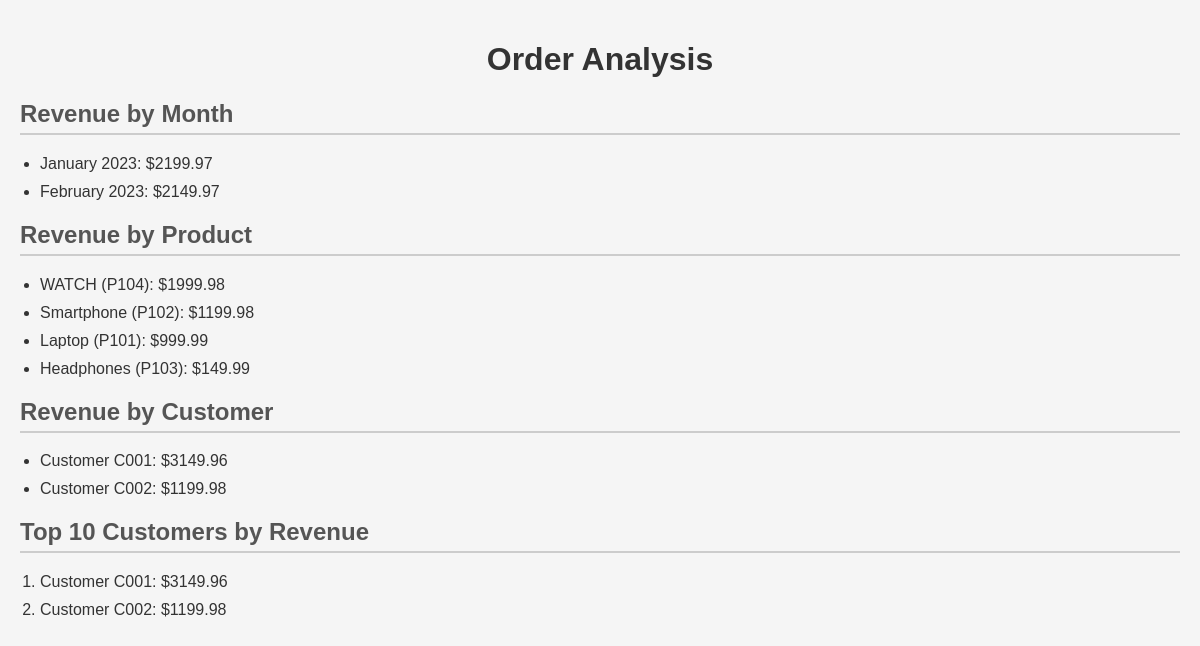
Page /analysis/ on the committed database.
### orders/models.py (models this page shows, shortened)
class Order(models.Model):
    order_id = models.CharField(max_length=50, unique=True)
    customer_id = models.CharField(max_length=50)
    order_date = models.DateField()
    product_id = models.CharField(max_length=50)
    product_name = models.CharField(max_length=255)
    product_price = models.DecimalField(max_digits=10, decimal_places=2)
    quantity = models.IntegerField()

### orders/views.py (the view)
# urls.py: path('analysis/', order_analysis, name='order_analysis'),
def order_analysis(request):
    revenue_by_month = Order.objects.annotate(
        month=TruncMonth('order_date')
    ).values('month').annotate(
        total_revenue=Sum(F('product_price') * F('quantity'))
    ).order_by('month')
    revenue_by_product = Order.objects.values('product_id', 'product_name').annotate(
        total_revenue=Sum(F('product_price') * F('quantity'))
    ).order_by('-total_revenue')
    revenue_by_customer = Order.objects.values('customer_id').annotate(
        total_revenue=Sum(F('product_price') * F('quantity'))
    ).order_by('-total_revenue')
    top_10_customers = revenue_by_customer[:10]
    context = {
        'revenue_by_month': revenue_by_month,
        'revenue_by_product': revenue_by_product,
        'revenue_by_customer': revenue_by_customer,
        'top_10_customers': top_10_customers,
    }
    return render(request, 'orders/analysis.html', context)

### orders/templates/orders/analysis.html (shortened to what this page needs)
<!DOCTYPE html>
<html lang="en">
<head>
    <!DOCTYPE html>
    <html lang="en">
    <head>
    </head>
    <body>
        <h1>Order Analysis</h1>
        <h2>Revenue by Month</h2>
        <ul>
        {% for item in revenue_by_month %}
            <li>{{ item.month|date:"F Y" }}: ${{ item.total_revenue|floatformat:2 }}</li>
        {% empty %}
            <li>No data available</li>
        {% endfor %}
        </ul>
        <h2>Revenue by Product</h2>
        <ul>
        {% for item in revenue_by_product %}
            <li>{{ item.product_name }} ({{ item.product_id }}): ${{ item.total_revenue|floatformat:2 }}</li>
        {% empty %}
            <li>No data available</li>
        {% endfor %}
        </ul>
        <h2>Revenue by Customer</h2>
        <ul>
        {% for item in revenue_by_customer %}
            <li>Customer {{ item.customer_id }}: ${{ item.total_revenue|floatformat:2 }}</li>
        {% empty %}
            <li>No data available</li>
        {% endfor %}
        </ul>
        <h2>Top 10 Customers by Revenue</h2>
        <ol>
        {% for item in top_10_customers %}
            <li>Customer {{ item.customer_id }}: ${{ item.total_revenue|floatformat:2 }}</li>
        {% empty %}
            <li>No data available</li>
        {% endfor %}
        </ol>
    </body>
    </html>

### orders/templates/orders/analysis.html (style rules this page uses)
body { font-family: Arial, sans-serif; background-color: #f5f5f5; color: #333; margin: 0; padding: 20px; }
h1 { text-align: center; color: #333; }
h2 { color: #555; border-bottom: 2px solid #ccc; padding-bottom: 5px; }
ul, ol { padding-left: 20px; }
ul li, ol li { margin-bottom: 10px; }

### rows in the picture
Order: product_name "WATCH", product_id "P104", total_revenue "1999.98"
Order: product_name "Smartphone", product_id "P102", total_revenue "1199.98"
Order: product_name "Laptop", product_id "P101", total_revenue "999.99"
Order: product_name "Headphones", product_id "P103", total_revenue "149.99"

### other values in the picture
{{ item.month|date:"F Y" }} "January 2023" "February 2023"
{{ item.total_revenue|floatformat:2 }} "2199.97" "2149.97"
{{ item.customer_id }} "C001" "C002"
{{ item.total_revenue|floatformat:2 }} "3149.96" "1199.98"
